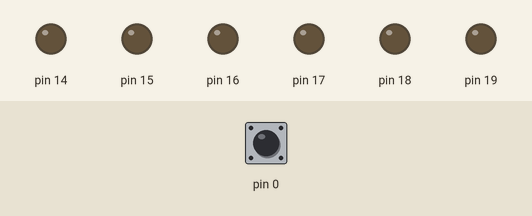
Recording of a sketch running on a simulated Arduino Uno, built with avr-gcc and run on an emulated ATmega328P. Parts: output pins drawn as LEDs (lit = HIGH). The test bench sets the inputs (shaded band); at power-on: pin 0 HIGH.

Above: at 0.8 s.
0.9 s: pin 0 pulled LOW for 0.15 s
At 0.97 s:
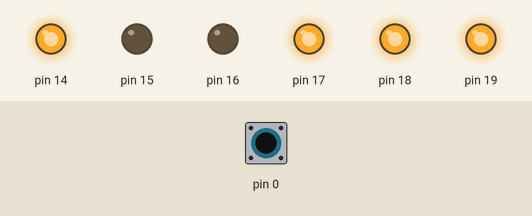
2.5 s: pin 0 pulled LOW for 3.2 s
At 6.1 s:
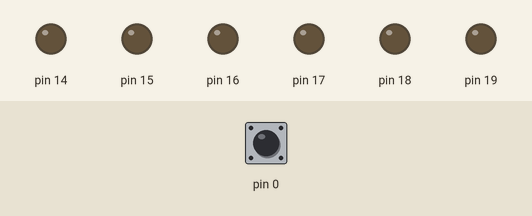
Timing chart, 0 to 7.6 s (numbered marks = the images above; inputs shaded):
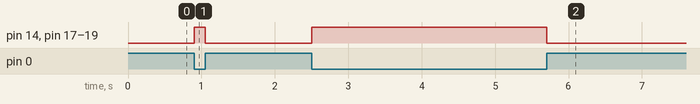

Measured:
- after the input at 0.9 s, pin 14, pin 17–19: LOW → HIGH at once, → LOW 0.15 s later
- after the input at 2.5 s, pin 14, pin 17–19: LOW → HIGH at once, → LOW 3.2 s later

The sketch:

display_7segmentos.ino
```cpp
#include <avr/io.h>

int main(void){

    DDRD &= ~(1 << PD0); // Configura PD0 como entrada
    DDRC = 0xFF;         // Configura todo o PORTC como saída
    PORTD |= (1<<PD0);// Ativa pull-up interno

    while(1){

        if(!(PIND & (1 << PD0))){ // Se botão pressionado..;

            PORTC = 0x79; // O valor 0x79 (0b01111001) acende os segmentos para formar o '3'
        }
        else{
            PORTC = 0x00; // Apaga tudo
        }
    }
}
```
